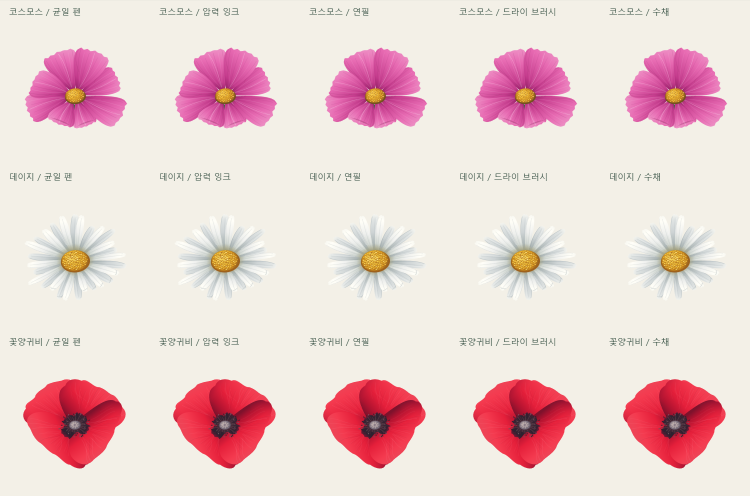
#> input picture evidence/petals/v5-large.png, 1500 x 991 px (shown at 1/2 size); its folder holds 5 pictures in this run
$ python petal_figures.py
#> lines starting #> are read from the running program, lines starting #| are printed output that depends on the picture
"""Assemble only this project's own browser screenshots; no external art input."""
from pathlib import Path
import sys
from PIL import Image,ImageDraw,ImageFont
ROOT=Path(__file__).resolve().parents[1];OUT=ROOT/'evidence/petals'
LATEST=sys.argv[1] if len(sys.argv)>1 else 'v11'
FONT=ImageFont.truetype('C:/Windows/Fonts/malgun.ttf',24)
def titled(image,title):
    result=Image.new('RGB',(image.width,image.height+52),'#f3f0e7');result.paste(image,(0,52));ImageDraw.Draw(result).text((18,10),title,fill='#253f35',font=FONT);return result
before=Image.open(OUT/'v5-large.png').convert('RGB');after=Image.open(OUT/(LATEST+'-large.png')).convert('RGB')
#> further down, before is the input picture: PIL image 1500x991 RGB; mean R, G, B 235.9, 210.2, 209.3
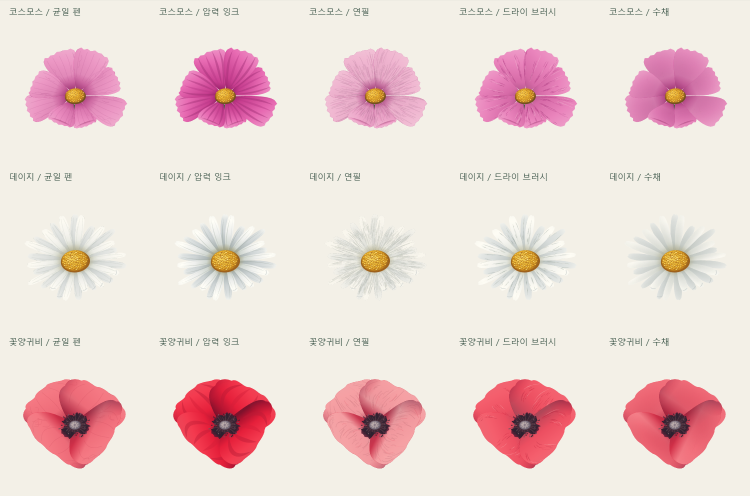
#> input picture evidence/petals/v11-large.png, 1500 x 991 px (shown at 1/2 size)
#> further down, after is the input picture: PIL image 1500x991 RGB; mean R, G, B 236.8, 216.5, 213.3
sheet=Image.new('RGB',(before.width*2,before.height+52),'#f3f0e7');sheet.paste(titled(before,'v5 · 꽃잎 브러시 없음'),(0,0));sheet.paste(titled(after,LATEST+' · 꽃잎 재료 5종'),(before.width,0));sheet.save(OUT/'before-after.png')
#> in titled, `result = Image.new('RGB', (image.width, image.height + 52), '#f3f0e7')`:
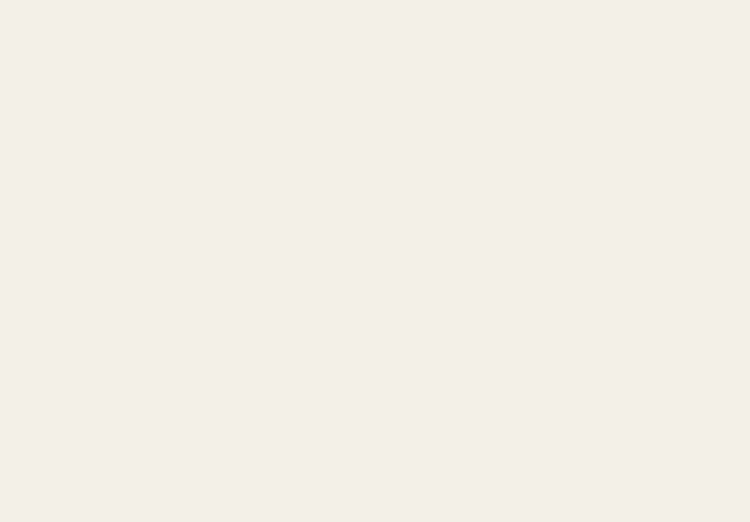
#> result: PIL image 1500x1043 RGB (shown at 1/2 size); mean R, G, B 243, 240, 231
#> in titled, `result.paste(image, (0, 52))`:
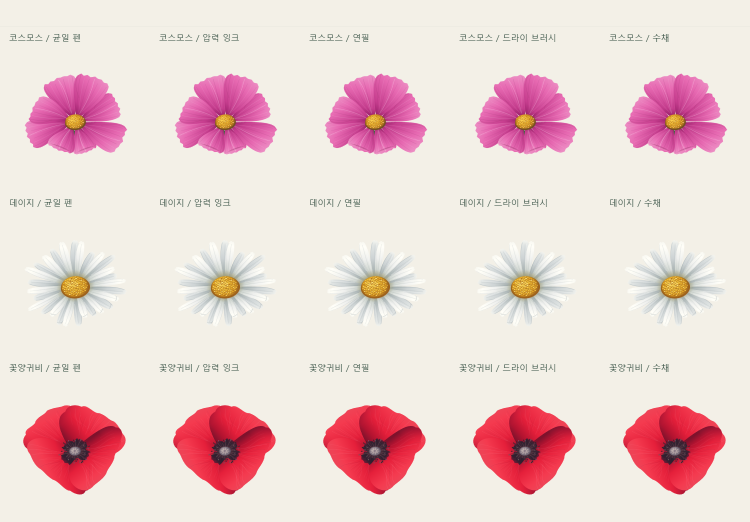
#> result: PIL image 1500x1043 RGB (shown at 1/2 size); mean R, G, B 236.3, 211.7, 210.4
#> after `sheet.paste(titled(before, 'v5 · 꽃잎 브러시 없음'), (0, 0))`:
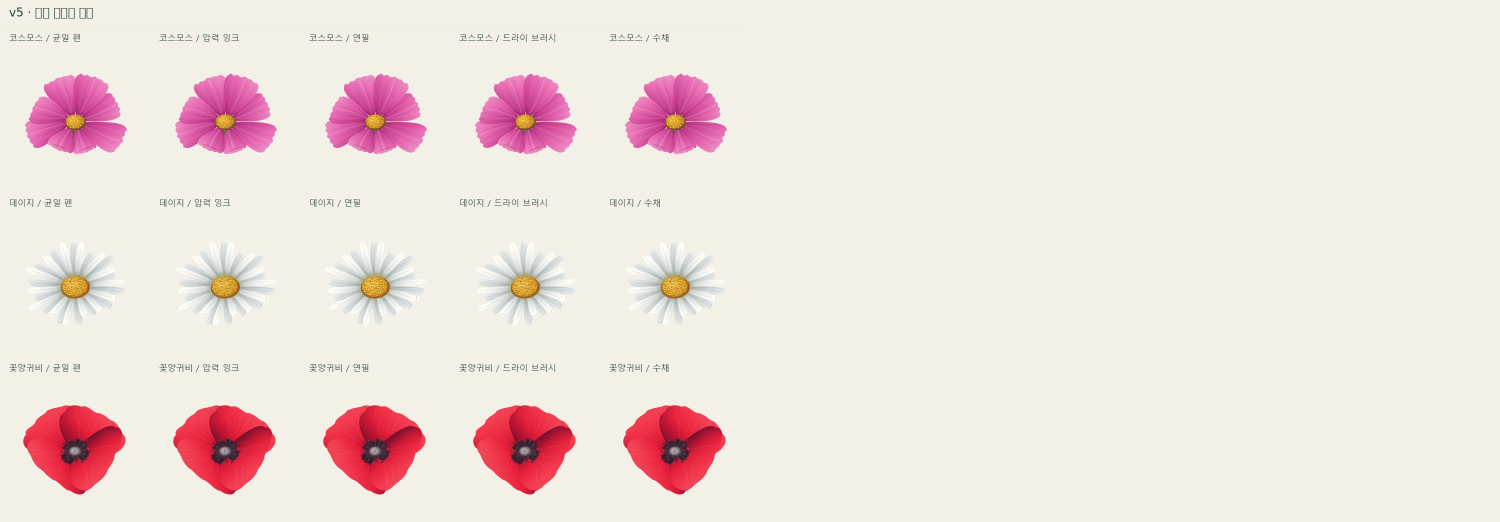
#> sheet: PIL image 3000x1043 RGB (shown at 1/2 size); mean R, G, B 239.6, 225.8, 220.7
#> call 2 of titled, with title = 'v11 · 꽃잎 재료 5종'
#> in titled (call 2), `result.paste(image, (0, 52))`:
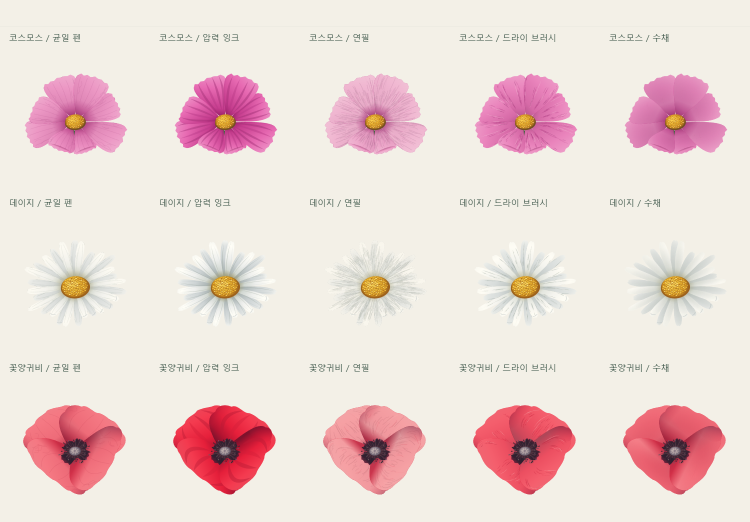
#> result: PIL image 1500x1043 RGB (shown at 1/2 size); mean R, G, B 237.1, 217.7, 214.2
#> after `sheet.paste(titled(after, LATEST + ' · 꽃잎 재료 5종'), (before.width, 0))`:
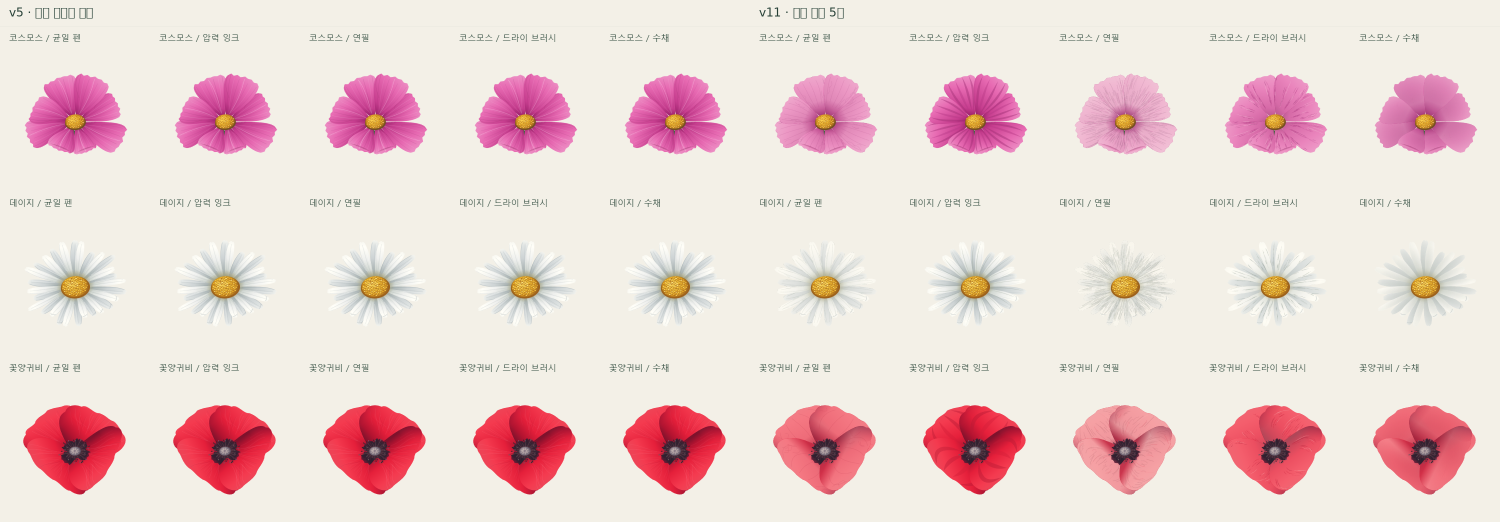
#> sheet: PIL image 3000x1043 RGB (shown at 1/2 size); mean R, G, B 236.6, 214.6, 212.3
versions=['v5','v6','v7','v8','v9','v10']+([LATEST] if LATEST not in ['v5','v6','v7','v8','v9','v10'] else [])
evolution=Image.new('RGB',(1000,len(versions)*412),'#f3f0e7')
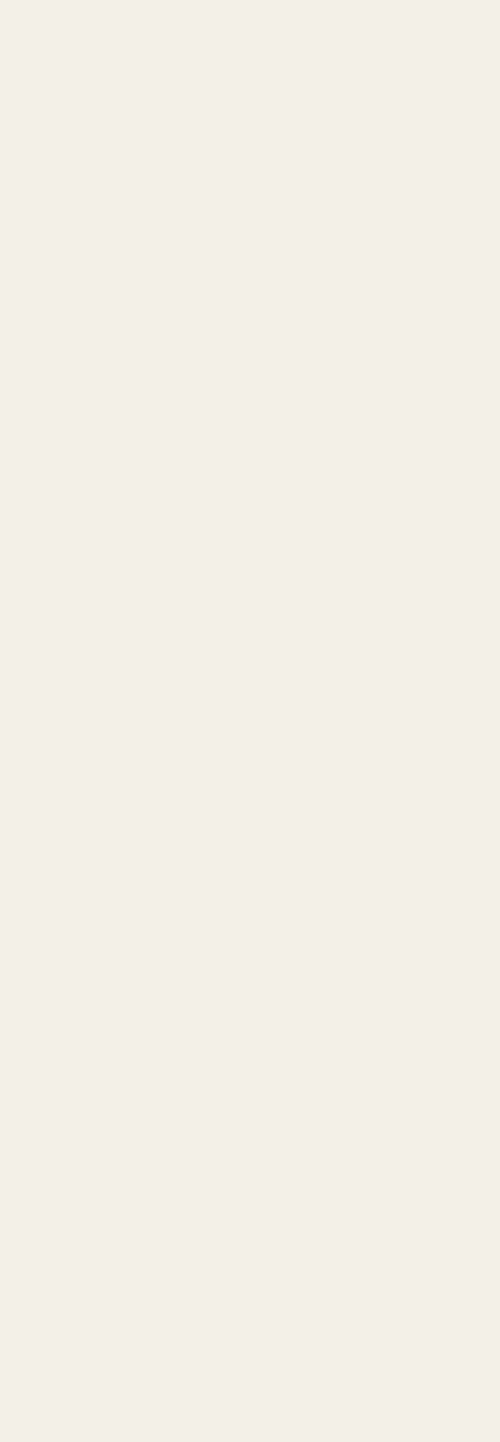
#> evolution: PIL image 1000x2884 RGB (shown at 1/2 size); mean R, G, B 243, 240, 231
#> (the run stopped early here; a loop or call above may not have finished)
